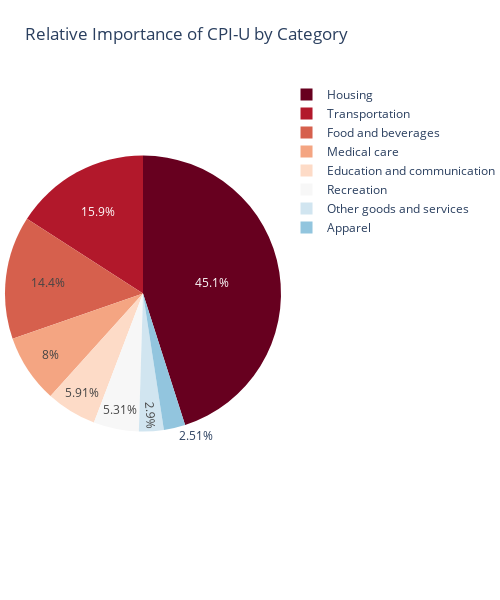
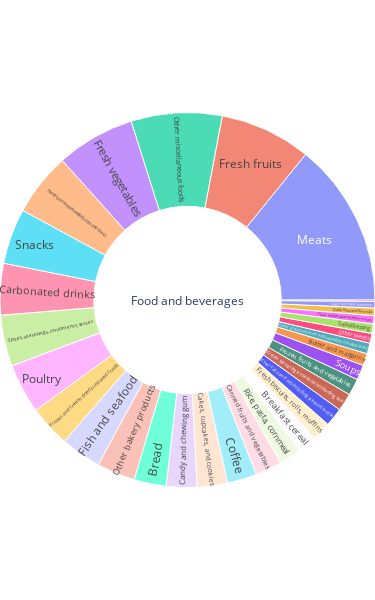
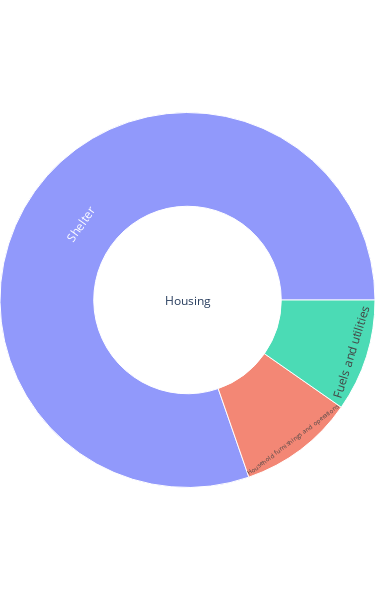
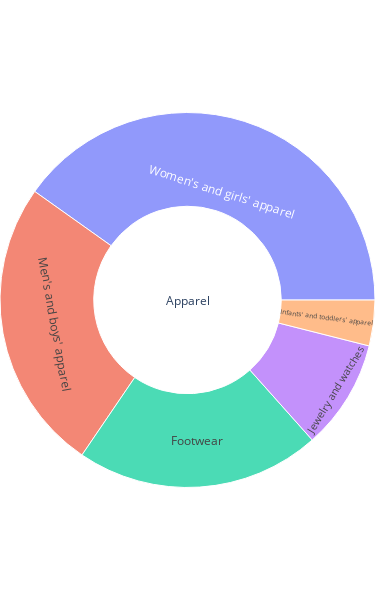

Write notebook code for charts like these, in order.
### Code cell
#*********************************************************************************
# Create Pie Chart to display - Relative importance of components in the Consumer Price Indexes: U.S. city average, December 2023
def createPieChartForMainComponents(ri_main_category_df, write_html_file_name):    
    fig = px.pie(ri_main_category_df, 
                 values= 'Values', 
                 names='Item and Group', 
                 title='Relative Importance of CPI-U by Category',
                 color_discrete_sequence=px.colors.sequential.RdBu)
    
    fig.update_traces(hovertemplate='%{label}: <b>%{value}</b>')
    
    fig.update_layout(
        height=600,  # Height of the figure in pixels
        width=500,   # Width of the figure in pixels
        margin=dict(t=0, b=0, l=0, r=0)  # Reduce the margins
    )
    
    fig.show()    
    file_path = os.path.join("Images", f"{write_html_file_name}.html")
    fig.write_html(file_path)

#*********************************************************************************
#Create the pie charts for all the child components
def createPieChartForChildComponents(sub_categories_df, write_html_file_name):
    for key, sub_categories_df in subcategories_dfs.items():
        # There's multiple sub-categories so lets just display first 10 with most weightage in its category 
        sorted_sub_categories_df = sub_categories_df.sort_values('Values', ascending=False).head(10)
        # fig = px.pie(sorted_sub_categories_df, values='Values', names='Item and Group', 
        #               title= 'Relative Importance of CPI-U by Category')
        fig = px.sunburst(sub_categories_df, path=['Category', 'Item and Group'], values='Values')
        fig.update_traces(hovertemplate='%{label}: <b>%{value}</b>')
        fig.update_layout(
            height=600,  # Height of the figure in pixels
            width=375,   # Width of the figure in pixels
            margin=dict(t=0, b=0, l=0, r=0)  # Reduce the margins
        )
        fig.show()
        file_path = os.path.join("Images", f"{write_html_file_name}_{key}.html")
        fig.write_html(file_path)
        

#*********************************************************************************
# Create the pie chart to display the weightage of major components in the calculation of CPI for all cities recorded in DEC 2023
def plotRIForMajorCategoriesInUS():
    ri_main_category_df.rename(columns={'U.S. City Average(CPI-U)':'Values'}, inplace=True)
    createPieChartForMainComponents(ri_main_category_df, "2023_RI_all_cities")
    
#*********************************************************************************
# Create the pie chart to display the weightage of sub-components within the major components for all cities recorded in DEC 2023
def plotRIForSubCategoriesInUS():
    for key, sub_categories_df in subcategories_dfs.items():
        sub_categories_df.rename(columns={'U.S. City Average(CPI-U)':'Values'}, inplace=True)
    createPieChartForChildComponents(subcategories_dfs, "2023_RI_all_cities")

#*********************************************************************************
# Create the pie chart of the weightage of major regions in the calculation of CPI as recorded in DEC 2023
def plotRIPerRegion():
    fig = px.sunburst(ri_region_df, path=['Area'], values='CPI-U')
    
    fig.update_traces(hovertemplate='%{label}: <b>%{value}</b>')
    
    fig.update_layout(
        height=600,  # Height of the figure in pixels
        width=400,   # Width of the figure in pixels
        margin=dict(t=50, b=10, l=1, r=3)  # Reduce the margins
    )
    fig.show()
    file_path = os.path.join("Images","2023_RI_Major_Cities.html")
    fig.write_html(file_path)


#*********************************************************************************
# Create the bar graph to display the weightage % of major categories per region as recorded in DEC 2023
def plotRIForCategoriesPerRegion():    
    fig = go.Figure()
    
    for i, category in enumerate(categories):
        fig.add_trace(go.Bar(
            y=regions,
            x=[row[i] for row in data],
            name=category,
            orientation='h',
            text=[row[i] for row in data_percent],
            textposition='inside'
        ))
    
    # Update layout
    fig.update_layout(
        barmode='stack',
        title='Distribution of Categories Across Regions',
        xaxis=dict(title='Percentage'),
        yaxis=dict(title='Regions')
    )

    file_path = os.path.join("Images","2023_RI_Items_Per_Region.html")
    fig.write_html(file_path)
    # Show the plot
    fig.show()

# Plot the inflation rate change in CPI (Consumer Price Index for All Items in USA)
#*********************************************************************************
def plotCPIChangeLineGraphByRegion():

    # Plot the inflation rate change in CPI for All Items in USA Per region
    fig = go.Figure()    

    fig.add_trace(go.Scatter(x=observations_au_ns_df.index, y=observations_au_ns_df['Inflation Rate'], mode='lines', name='United States'))
    fig.add_trace(go.Scatter(x=mw_cpi_au_ns_df.index, y=mw_cpi_au_ns_df['Inflation Rate'], mode='lines', name='Midwest'))
    fig.add_trace(go.Scatter(x=s_cpi_au_ns_df.index, y=s_cpi_au_ns_df['Inflation Rate'], mode='lines', name='South'))
    fig.add_trace(go.Scatter(x=w_cpi_au_ns_df.index, y=w_cpi_au_ns_df['Inflation Rate'], mode='lines', name='West'))
    fig.add_trace(go.Scatter(x=ne_cpi_au_ns_df.index, y=ne_cpi_au_ns_df['Inflation Rate'], mode='lines', name='Northeast'))
    
    fig.update_layout(
        title={
            'text': 'US Regional 12-month percentage change, Consumer Price Index',
            'y':0.8,
            'x':0.5,
            'xanchor': 'center',
            'yanchor': 'top'
        },
        xaxis_title='Year',
        yaxis_title='Inflation Rate(%)',
        font=dict(
            family="Courier New, monospace",
            size=12,
            color="black"
        )
    )
    file_path = os.path.join("Images","2023_CPI_Change_US_Regions.html")
    fig.write_html(file_path)
    # Show the figure
    fig.show()

# Plot the inflation rate change in CPI (Consumer Price Index for All Items in USA)
#*********************************************************************************
def plotCPIChangeLineGraph():
    fig = px.line(
        observations_au_sl_df, 
        x=observations_au_sl_df.index, 
        y=observations_au_sl_df['Inflation Rate'],    
        title="12-month percentage change, Consumer Price Index: All Items in U.S. City (Seasonally Adjusted)",
        labels={"Date": "Year", "Inflation Rate": "Inflation Rate (%)"})
    file_path = os.path.join("Images", "2023_CPI_Change_ALL_Items.html")
    fig.write_html(file_path)
    # Plot the CPI Change over a decade for ALL Items
    fig.show()
    
    
    # Plot the CPI Change over a decade for ALL Items and Average Change
    average_value = observations_au_sl_df['Inflation Rate'].mean()
    
    # Create the initial time graph
    fig = go.Figure(go.Scatter(x=observations_au_sl_df.index, y=observations_au_sl_df['Inflation Rate'], mode='lines', 
                               name='All Items (Seasonally Adjusted)'))
    
    # Add a dotted line for the average
    fig.add_trace(go.Scatter(x=observations_au_sl_df.index, y=[average_value]*len(observations_au_sl_df), mode='lines', name='Average',
                             line=dict(color='red', width=2, dash='dot')))    
    fig.add_trace(go.Scatter(x=observations_au_ns_df.index, y=observations_au_ns_df['Inflation Rate'], mode='lines', 
                              name='All Items (Not Seasonally Adjusted)', line=dict(color='red', width=2, dash='dot')))
    
    # Customize the layout
    fig.update_layout(title='12-month percentage change, Consumer Price Index with Average',
                      xaxis_title='Year',
                      yaxis_title='Inflation Rate',
                      legend_title='Legend')

    file_path = os.path.join("Images","2023_CPI_Avg_Change_ALL_Items.html")
    fig.write_html(file_path)
    # Plot the CPI Change over a decade for ALL Items with Avg change in CPI using a red dotted line
    fig.show()
    
    
    # Plot the inflation rate change in CPI for All Items in USA, Food, Energy and Items Less Food and Energy
    fig = go.Figure()   
    fig.add_trace(go.Scatter(x=observations_energy_ns_df.index, y=observations_energy_ns_df['Inflation Rate'], mode='lines', 
                             name='Energy',
                             fill='toself'))
    fig.add_trace(go.Scatter(x=observations_food_ns_df.index, y=observations_food_ns_df['Inflation Rate'], mode='lines', name='Food and Beverage'))
    fig.add_trace(go.Scatter(x=observations_hou_df.index, y=observations_hou_df['Inflation Rate'], mode='lines', name='Housing'))
    fig.add_trace(go.Scatter(x=observations_tran_df.index, y=observations_tran_df['Inflation Rate'], mode='lines', name='Transportion'
                            ,fill='toself'))
    fig.add_trace(go.Scatter(x=observations_med_df.index, y=observations_med_df['Inflation Rate'], mode='lines', name='Medical'))
    fig.add_trace(go.Scatter(x=observations_rec_df.index, y=observations_rec_df['Inflation Rate'], mode='lines', name='Recreation'))
    fig.add_trace(go.Scatter(x=observations_edu_df.index, y=observations_edu_df['Inflation Rate'], mode='lines', name='Education'))
    fig.add_trace(go.Scatter(x=observations_other_df.index, y=observations_other_df['Inflation Rate'], mode='lines', name='Other Services'))
    fig.add_trace(go.Scatter(x=observations_au_ns_df.index, y=observations_au_ns_df['Inflation Rate'], mode='lines', 
                              name='All Items (Not Seasonally Adjusted)'))
    
    fig.update_layout(
        title={
            'text': '12-month percentage change, Consumer Price Index, selected categories',
            'y':0.8,
            'x':0.5,
            'xanchor': 'center',
            'yanchor': 'top'
        },
        xaxis_title='Year',
        yaxis_title='Inflation Rate(%)',
        font=dict(
            family="Courier New, monospace",
            size=12,
            color="saddlebrown"
        )
    )
    file_path = os.path.join("Images","2023_CPI_Change_Diff_Categories.html")
    fig.write_html(file_path)
    # Show the figure
    fig.show()

    
    # Plot the inflation rate change in CPI for All Items in USA, Food, Energy and Items Less Food and Energy
    fig = go.Figure()
    fig.add_trace(go.Scatter(x=observations_au_ns_df.index, y=observations_au_ns_df['Inflation Rate'], mode='lines', 
                              name='All Items (Not Seasonally Adjusted)', line=dict(color='red', width=2, dash='dot')))
    fig.add_trace(go.Scatter(x=observations_tution_df.index, y=observations_tution_df['Inflation Rate'], mode='lines', 
                             name='Tution',
                             fill='tonextx',
                             line=dict(color='blue', width=5, dash='dot')))

    file_path = os.path.join("Images","2023_CPI_Change_Tution_Category.html")
    fig.write_html(file_path)
    # Show the figure
    fig.show()

plotRIForMajorCategoriesInUS()
plotRIForSubCategoriesInUS()
plotCPIChangeLineGraph()
plotRIPerRegion()
plotRIForCategoriesPerRegion() 
plotCPIChangeLineGraphByRegion()

### Figure 1 — Plotly figure (JSON) as saved in the notebook; plotly's stock layout.template omitted (floating-point values rounded to 4 significant figures)
{"data": [{"domain": {"x": [0, 1], "y": [0, 1]}, "hovertemplate": "%{label}: <b>%{value}</b>", "labels": ["Food and beverages", "Housing", "Apparel", "Transportation", "Medical care", "Recreation", "Education and communication", "Other goods and services"], "legendgroup": "", "name": "", "showlegend": true, "type": "pie", "values": [14.41, 45.06, 2.512, 15.9, 8.004, 5.307, 5.906, 2.899]}], "layout": {"height": 600, "legend": {"tracegroupgap": 0}, "margin": {"b": 0, "l": 0, "r": 0, "t": 0}, "piecolorway": ["rgb(103,0,31)", "rgb(178,24,43)", "rgb(214,96,77)", "rgb(244,165,130)", "rgb(253,219,199)", "rgb(247,247,247)", "rgb(209,229,240)", "rgb(146,197,222)", "rgb(67,147,195)", "rgb(33,102,172)", "rgb(5,48,97)"], "title": {"text": "Relative Importance of CPI-U by Category"}, "width": 500}}

### Figure 2 — Plotly figure (JSON) as saved in the notebook; plotly's stock layout.template omitted (floating-point values rounded to 4 significant figures)
{"data": [{"branchvalues": "total", "domain": {"x": [0, 1], "y": [0, 1]}, "hovertemplate": "%{label}: <b>%{value}</b>", "ids": ["Food and beverages/Baby food and formula", "Food and beverages/Bread", "Food and beverages/Breakfast cereal", "Food and beverages/Butter and margarine", "Food and beverages/Cakes, cupcakes, and cookies", "Food and beverages/Candy and chewing gum", "Food and beverages/Canned fruits and vegetables", "Food and beverages/Carbonated drinks", "Food and beverages/Coffee", "Food and beverages/Fish and seafood", "Food and beverages/Flour and prepared flour mixes", "Food and beverages/Fresh biscuits, rolls, muffins", "Food and beverages/Fresh fruits", "Food and beverages/Fresh vegetables", "Food and beverages/Frozen and freeze dried prepared foods", "Food and beverages/Frozen fruits and vegetables", "Food and beverages/Frozen noncarbonated juices and drinks", "Food and beverages/Meats", "Food and beverages/Nonfrozen noncarbonated juices and drinks", "Food and beverages/Other bakery products", "Food and beverages/Other beverage materials including tea", "Food and beverages/Other fats and oils including peanut butter", "Food and beverages/Other miscellaneous foods", "Food and beverages/Other processed fruits and vegetables including dried", "Food and beverages/Other sweets", "Food and beverages/Poultry", "Food and beverages/Rice, pasta, cornmeal", "Food and beverages/Salad dressing", "Food and beverages/Snacks", "Food and beverages/Soups", "Food and beverages/Spices, seasonings, condiments, sauces", "Food and beverages/Sugar and sugar substitutes", "Food and beverages"], "labels": ["Baby food and formula", "Bread", "Breakfast cereal", "Butter and margarine", "Cakes, cupcakes, and cookies", "Candy and chewing gum", "Canned fruits and vegetables", "Carbonated drinks", "Coffee", "Fish and seafood", "Flour and prepared flour mixes", "Fresh biscuits, rolls, muffins", "Fresh fruits", "Fresh vegetables", "Frozen and freeze dried prepared foods", "Frozen fruits and vegetables", "Frozen noncarbonated juices and drinks", "Meats", "Nonfrozen noncarbonated juices and drinks", "Other bakery products", "Other beverage materials including tea", "Other fats and oils including peanut butter", "Other miscellaneous foods", "Other processed fruits and vegetables including dried", "Other sweets", "Poultry", "Rice, pasta, cornmeal", "Salad dressing", "Snacks", "Soups", "Spices, seasonings, condiments, sauces", "Sugar and sugar substitutes", "Food and beverages"], "name": "", "parents": ["Food and beverages", "Food and beverages", "Food and beverages", "Food and beverages", "Food and beverages", "Food and beverages", "Food and beverages", "Food and beverages", "Food and beverages", "Food and beverages", "Food and beverages", "Food and beverages", "Food and beverages", "Food and beverages", "Food and beverages", "Food and beverages", "Food and beverages", "Food and beverages", "Food and beverages", "Food and beverages", "Food and beverages", "Food and beverages", "Food and beverages", "Food and beverages", "Food and beverages", "Food and beverages", "Food and beverages", "Food and beverages", "Food and beverages", "Food and beverages", "Food and beverages", "Food and beverages", ""], "type": "sunburst", "values": [0.048, 0.203, 0.123, 0.076, 0.191, 0.192, 0.167, 0.324, 0.186, 0.257, 0.051, 0.117, 0.575, 0.495, 0.261, 0.105, 0.008, 1.033, 0.397, 0.241, 0.112, 0.116, 0.572, 0.068, 0.061, 0.314, 0.139, 0.06, 0.349, 0.095, 0.322, 0.042, 7.3]}], "layout": {"height": 600, "legend": {"tracegroupgap": 0}, "margin": {"b": 0, "l": 0, "r": 0, "t": 0}, "width": 375}}

### Figure 3 — Plotly figure (JSON) as saved in the notebook; plotly's stock layout.template omitted (floating-point values rounded to 4 significant figures)
{"data": [{"branchvalues": "total", "domain": {"x": [0, 1], "y": [0, 1]}, "hovertemplate": "%{label}: <b>%{value}</b>", "ids": ["Housing/Fuels and utilities", "Housing/Household furnishings and operations", "Housing/Shelter", "Housing"], "labels": ["Fuels and utilities", "Household furnishings and operations", "Shelter", "Housing"], "name": "", "parents": ["Housing", "Housing", "Housing", ""], "type": "sunburst", "values": [4.369, 4.506, 36.19, 45.07]}], "layout": {"height": 600, "legend": {"tracegroupgap": 0}, "margin": {"b": 0, "l": 0, "r": 0, "t": 0}, "width": 375}}

### Figure 4 — Plotly figure (JSON) as saved in the notebook; plotly's stock layout.template omitted (floating-point values rounded to 4 significant figures)
{"data": [{"branchvalues": "total", "domain": {"x": [0, 1], "y": [0, 1]}, "hovertemplate": "%{label}: <b>%{value}</b>", "ids": ["Apparel/Footwear", "Apparel/Infants' and toddlers' apparel", "Apparel/Jewelry and watches", "Apparel/Men's and boys' apparel", "Apparel/Women's and girls' apparel", "Apparel"], "labels": ["Footwear", "Infants' and toddlers' apparel", "Jewelry and watches", "Men's and boys' apparel", "Women's and girls' apparel", "Apparel"], "name": "", "parents": ["Apparel", "Apparel", "Apparel", "Apparel", "Apparel", ""], "type": "sunburst", "values": [0.53, 0.099, 0.238, 0.636, 1.009, 2.512]}], "layout": {"height": 600, "legend": {"tracegroupgap": 0}, "margin": {"b": 0, "l": 0, "r": 0, "t": 0}, "width": 375}}
